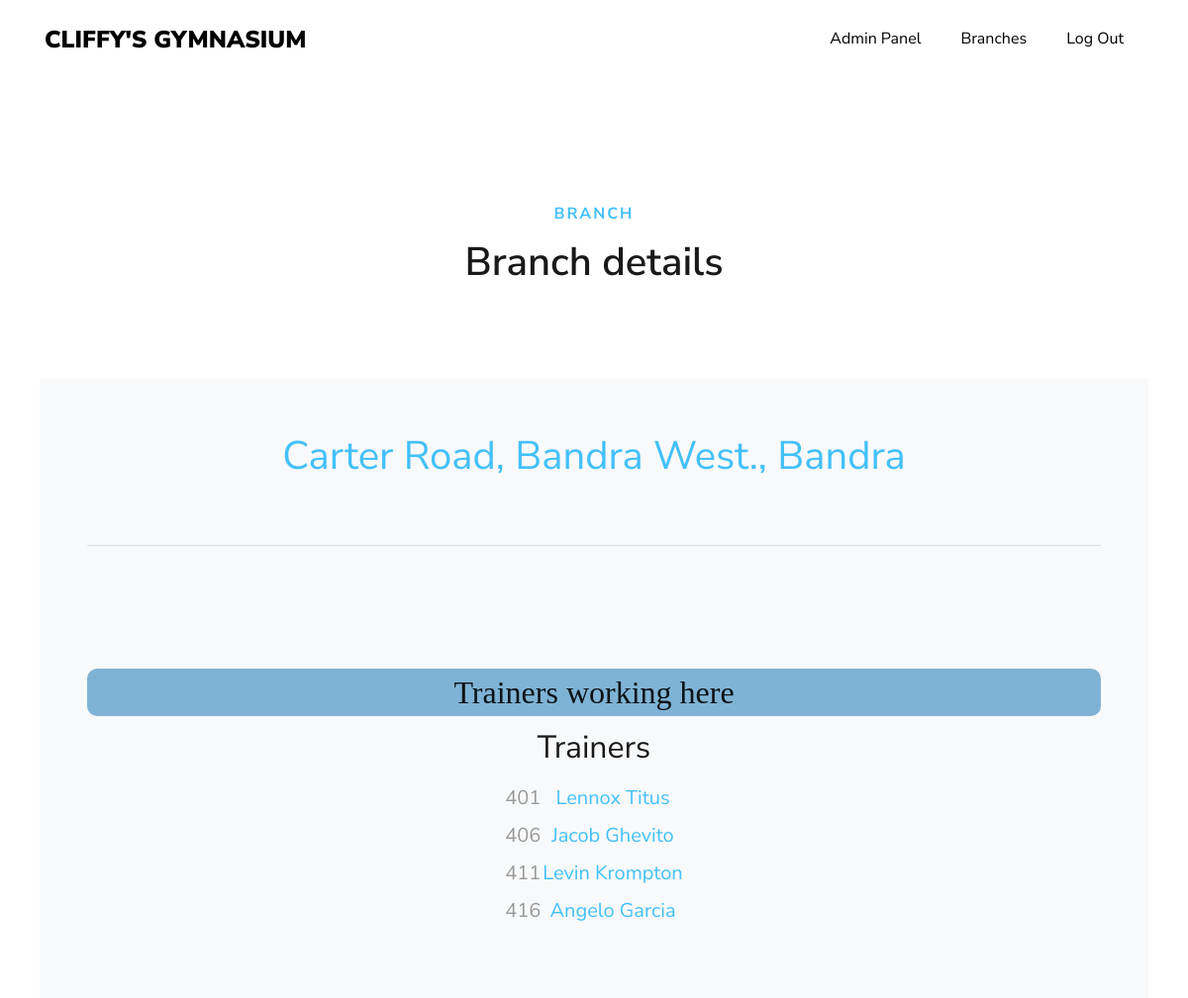
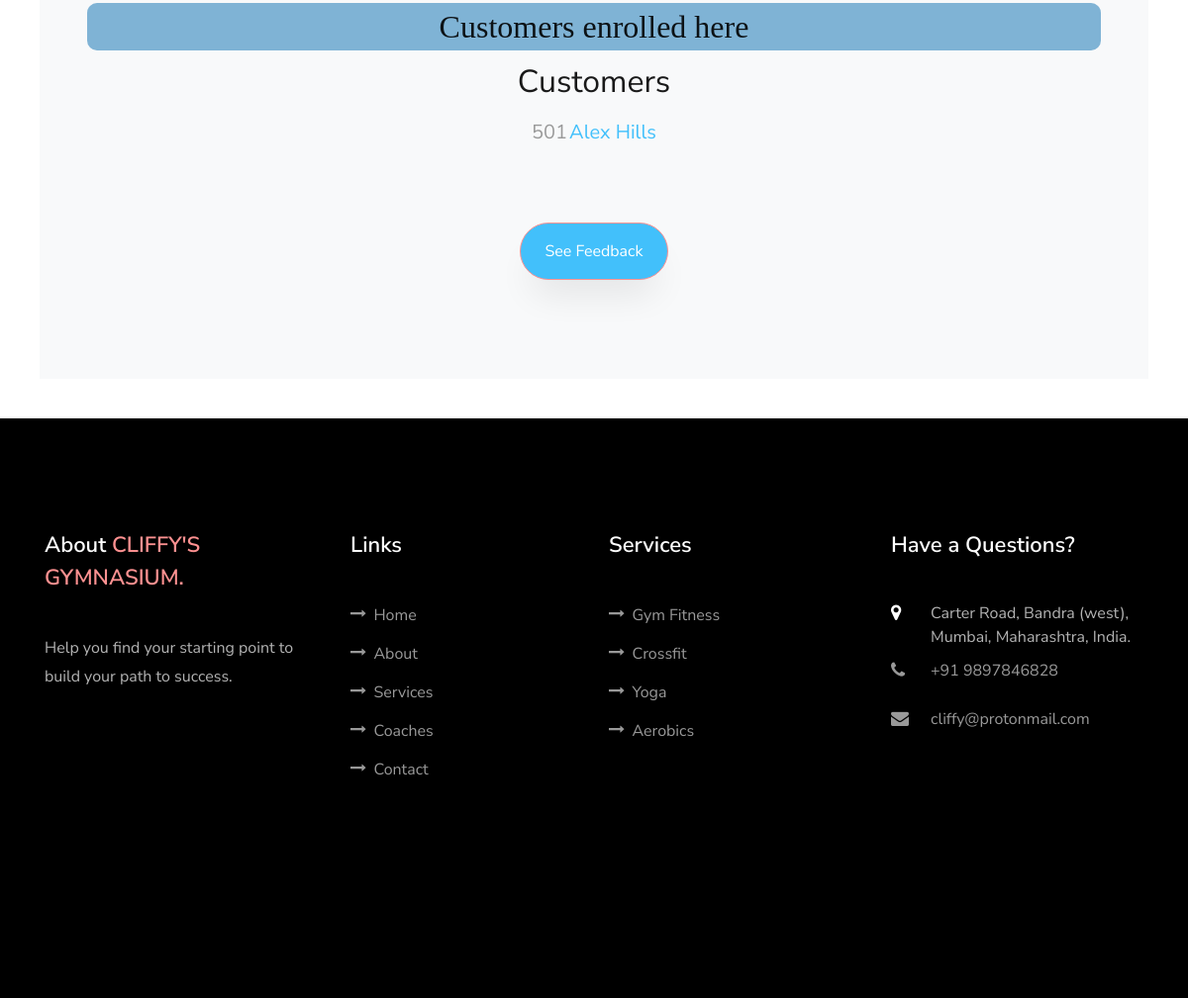
/admin-branchprofile.php?data1=101 (signed in), run on the app's committed database (2 pictures, top to bottom).
### tables this page shows
CREATE TABLE `trainer` (
  `trainer_id` int(200) NOT NULL,
  `trianer_name` varchar(200) DEFAULT NULL,
  `trainer_salary` varchar(200) DEFAULT NULL,
  `phone_no` varchar(200) DEFAULT NULL,
  `branch_id` int(200) NOT NULL,
  `timesot_id` int(200) NOT NULL,
  `username` varchar(200) NOT NULL,
  `password` varchar(200) NOT NULL
);

CREATE TABLE `customer` (
  `customer_id` int(200) NOT NULL,
  `name` varchar(200) DEFAULT NULL,
  `email` varchar(200) DEFAULT NULL,
  `username` varchar(200) DEFAULT NULL,
  `password` varchar(200) DEFAULT NULL,
  `age` varchar(200) DEFAULT NULL,
  `gender` varchar(200) DEFAULT NULL,
  `phone_no` varchar(200) DEFAULT NULL,
  `branch_id` int(200) DEFAULT NULL,
  `trainer_id` int(200) DEFAULT NULL,
  `plan_id` int(200) DEFAULT NULL,
  `timeslot_id` int(200) DEFAULT NULL,
  `joining_date` date NOT NULL,
  `classes` varchar(500) DEFAULT NULL
);

### admin-branchprofile.php (the view, shortened to what this page needs)
<!DOCTYPE html>
<html lang="en">
<head>
  <link rel="stylesheet" href="css/open-iconic-bootstrap.min.css">
  <link rel="stylesheet" href="css/animate.css">
  <link rel="stylesheet" href="css/owl.carousel.min.css">
  <link rel="stylesheet" href="css/owl.theme.default.min.css">
  <link rel="stylesheet" href="css/magnific-popup.css">
  <link rel="stylesheet" href="css/aos.css">
  <link rel="stylesheet" href="css/ionicons.min.css">
  <link rel="stylesheet" href="css/flaticon.css">
  <link rel="stylesheet" href="css/icomoon.css">
  <link rel="stylesheet" href="css/style.css">
</head>
<body data-spy="scroll" data-target=".site-navbar-target" data-offset="300">
  <nav class="navbar navbar-expand-lg navbar-dark ftco_navbar bg-dark ftco-navbar-light site-navbar-target" id="ftco-navbar">
    <div class="container">
      <a class="navbar-brand" href="site.php">Cliffy's Gymnasium</a>
      <div class="collapse navbar-collapse" id="ftco-nav">
        <ul class="navbar-nav nav ml-auto">
          <li class="nav-item"><a href="adminwelcome.php" class="nav-link"><span>Admin Panel</span></a></li>
          <li class="nav-item"><a href="admin-branches.php" class="nav-link"><span>Branches</span></a></li>
          <li class="nav-item"><a href="logout.php" class="nav-link"><span>Log Out</span></a></li>
        </ul>
      </div>
    </div>
  </nav>
  <br><br><br><br><br><br><br>
  <div class="row justify-content-center mb-5 pb-3">
    <div class="col-md-7 heading-section text-center ftco-animate">
      <span class="subheading" style="color: #42c0fb;"><strong>Branch</strong></span>
      <h2 class="mb-4">Branch details</h2>
    </div>
  </div>
  <div style="margin : 40px 40px 40px 40px;">
    <div class="bg-light p-4 p-md-5 contact-form">
      <div class="form-group" style="text-align : center; font-size : 20px;">
        <h1 style="text-align:center; color : #42c0fb;"> <?php echo $_SESSION['branch_address'] . ", " . $_SESSION['branch_city']; ?> </h1>
        <br>
        <hr>
        <br>
        <?php
        include('mysqlconnection.php');
        ?>
        <br>
        <br>
        <h2 style="text-align : center; font-family : Cambria; background-color : #7fb3d5; border-radius : 10px;"> Trainers working here </h2>
        <?php
        $branch_id = $_SESSION['branch_id'];
        $sql1 = "SELECT * from trainer where branch_id like '$branch_id'";
        echo "<h2>Trainers</h2>";
        if (($result = $conn->query($sql1))->num_rows > 0) {
          echo "<table style='margin : auto;'>";
          while ($row = $result->fetch_assoc()) {
            echo "<tr>";
            $trainer_id = $row['trainer_id'];
            $trainer_name = $row['trianer_name'];
            echo "<td>" . $trainer_id . "</td><td><a href='admin-trainerprofile.php?data1=" . $trainer_id . "' style = 'color : #42c0fb;'>" . $trainer_name . "</a></td>";
            echo "</tr>";
          }
          echo "</table>";
        } else {
        }
        ?>
        <br>
        <br>
        <h2 style="text-align:center; font-family:Cambria ;background-color:#7fb3d5; border-radius: 10px;"> Customers enrolled here </h2>
        <?php
        $branch_id = $_SESSION['branch_id'];
        $sql1 = "SELECT * from customer where branch_id like '$branch_id'";
        echo "<h2>Customers</h2>";
        if (($result = $conn->query($sql1))->num_rows > 0) {
          echo "<table style='margin : auto;'>";
          while ($row = $result->fetch_assoc()) {
            echo "<tr>";
            $customer_id = $row['customer_id'];
            $customer_name = $row['name'];
            echo "<td>" . $customer_id . "</td><td><a href='admin-customerprofile.php?data=" . $customer_id . "' style='color : #42c0fb;'>" . $customer_name . "</a></td>";
            echo "</tr>";
          }
          echo "</table>";
        } else {
          echo "<h2> No cutomers enrolled </h2>";
        }
        ?>
        <br>
        <br>
        <button id="feedback" class="btn btn-primary px-4 py-3" style="background-color: #42c0fb;">See Feedback</button>
        <br>
        <br>
      </div>
    </div>
  </div>
  <footer class="ftco-footer ftco-section">
    <div class="container">
      <div class="row mb-5">
        <div class="col-md">
          <div class="ftco-footer-widget mb-4">
            <h2 class="ftco-heading-2">About <span><a href="site.php">Cliffy's Gymnasium.</a></span></h2>
            <p>Help you find your starting point to build your path to success.</p>
            <ul class="ftco-footer-social list-unstyled float-md-left float-lft mt-5">
            </ul>
          </div>
        </div>
        <div class="col-md">
          <div class="ftco-footer-widget mb-4 ml-md-4">
            <h2 class="ftco-heading-2">Links</h2>
            <ul class="list-unstyled">
              <li><a href="site.php#home-section"><span class="icon-long-arrow-right mr-2"></span>Home</a></li>
              <li><a href="site.php#about-section"><span class="icon-long-arrow-right mr-2"></span>About</a></li>
              <li><a href="site.php#services-section"><span class="icon-long-arrow-right mr-2"></span>Services</a></li>
              <li><a href="site.php#coaches-section"><span class="icon-long-arrow-right mr-2"></span>Coaches</a></li>
              <li><a href="site.php#contact-section"><span class="icon-long-arrow-right mr-2"></span>Contact</a></li>
            </ul>
          </div>
        </div>
        <div class="col-md">
          <div class="ftco-footer-widget mb-4">
            <h2 class="ftco-heading-2">Services</h2>
            <ul class="list-unstyled">
              <li><a href="site.php#v-pills-1"><span class="icon-long-arrow-right mr-2"></span>Gym Fitness</a></li>
              <li><a href="site.php#v-pills-08"><span class="icon-long-arrow-right mr-2"></span>Crossfit</a></li>
              <li><a href="site.php#v-pills-6"><span class="icon-long-arrow-right mr-2"></span>Yoga</a></li>
              <li><a href="site.php#v-pills-7"><span class="icon-long-arrow-right mr-2"></span>Aerobics</a></li>
            </ul>
          </div>
        </div>
        <div class="col-md">
          <div class="ftco-footer-widget mb-4">
            <h2 class="ftco-heading-2">Have a Questions?</h2>
            <div class="block-23 mb-3">
              <ul>
                <li><span class="icon icon-map-marker"></span><span class="text">Carter Road, Bandra (west), Mumbai, Maharashtra, India.</span></li>
                <li><a href="#"><span class="icon icon-phone"></span><span class="text">+91 9897846828</span></a></li>
                <li><a href="#"><span class="icon icon-envelope"></span><span class="text">cliffy@protonmail.com</span></a></li>
              </ul>
            </div>
          </div>
        </div>
      </div>
    </div>
  </footer>
</body>
</html>

### css/icomoon.css (style rules this page uses)
[class^="icon-"], [class*=" icon-"] { font-family: 'icomoon' !important; speak: none; font-style: normal; font-weight: normal; font-variant: normal; text-transform: none; line-height: 1; -webkit-font-smoothing: antialiased; -moz-osx-font-smoothing: grayscale; }
.icon-map-marker:before { content: "\f041"; }
.icon-phone:before { content: "\f095"; }
.icon-envelope:before { content: "\f0e0"; }
.icon-long-arrow-right:before { content: "\f178"; }

### data on the page
trainer: trainer_id "401", trianer_name "Lennox Titus"
trainer: trainer_id "406", trianer_name "Jacob Ghevito"
trainer: trainer_id "411", trianer_name "Levin Krompton"
trainer: trainer_id "416", trianer_name "Angelo Garcia"
customer: customer_id "501", name "Alex Hills"

### other printed values
$_SESSION['branch_address'] "Carter Road, Bandra West."
$_SESSION['branch_city'] "Bandra"
